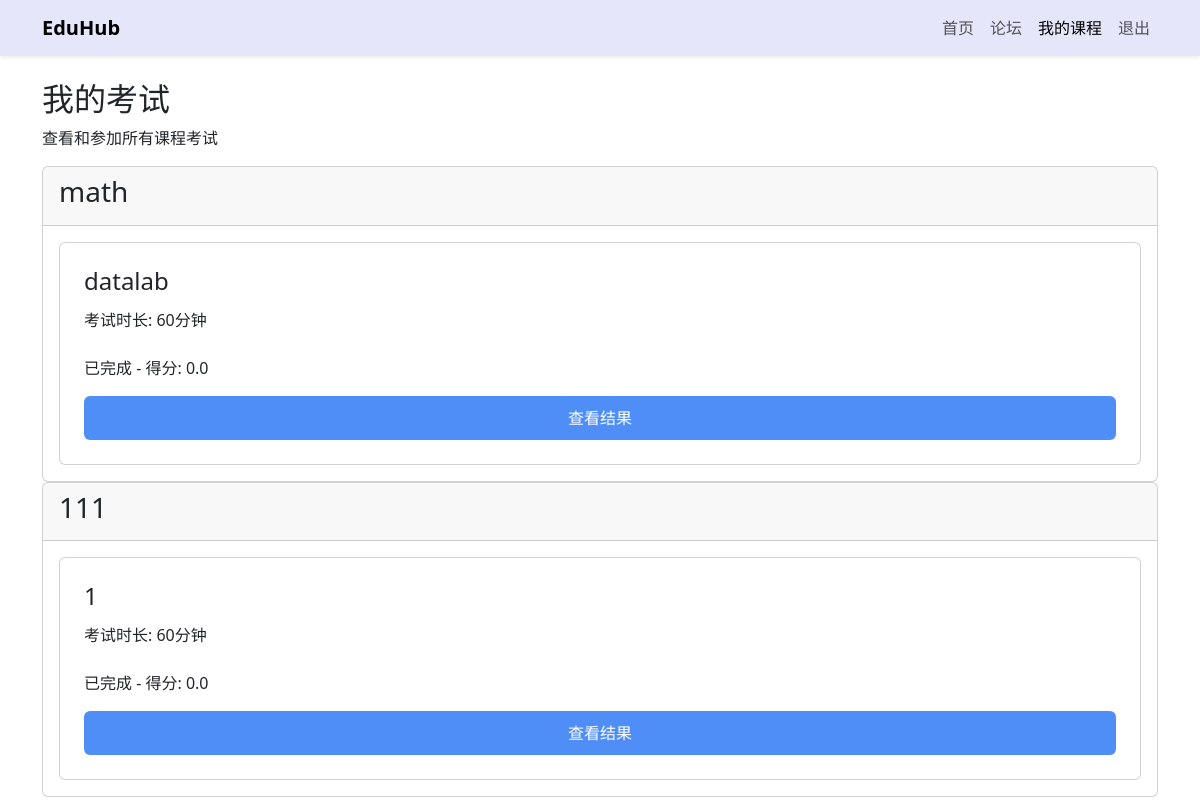
/student/exams (signed in), run on the app's committed database.
### models.py (models this page shows, shortened)
class Course(db.Model):
    id = db.Column(db.Integer, primary_key=True)
    title = db.Column(db.String(100), nullable=False)
    description = db.Column(db.Text)
    video_filename = db.Column(db.String(100), default='')  # 视频文件名
    upload_date = db.Column(db.DateTime, default=datetime.datetime.utcnow)
    teacher_id = db.Column(db.Integer, db.ForeignKey('user.id'), nullable=False)
    exams = db.relationship('Exam', backref='course', lazy=True)
    learning_materials = db.Column(db.Text)  # 存储JSON字符串，包含文件名和说明
    is_ended = db.Column(db.Boolean, default=False)  # 新增：课程是否已结束
    cover_image = db.Column(db.String(200))  # 新增：课程封面图片文件名

class Exam(db.Model):
    id = db.Column(db.Integer, primary_key=True)
    title = db.Column(db.String(100), nullable=False)
    course_id = db.Column(db.Integer, db.ForeignKey('course.id'), nullable=False)
    duration = db.Column(db.Integer, default=60)  # 考试时长（分钟）
    questions = db.relationship('Question', backref='exam', lazy=True)
    exam_results = db.relationship('ExamResult', backref='exam_of_result', lazy=True)

class ExamResult(db.Model):
    id = db.Column(db.Integer, primary_key=True)
    user_id = db.Column(db.Integer, db.ForeignKey('user.id'), nullable=False)
    exam_id = db.Column(db.Integer, db.ForeignKey('exam.id'), nullable=False)
    score = db.Column(db.Float, nullable=False)
    total_possible_score = db.Column(db.Float, nullable=False)
    submission_time = db.Column(db.DateTime, default=datetime.datetime.utcnow)
    answer_json = db.Column(db.Text)  # 新增：存储学生作答
    subjective_score = db.Column(db.Float, default=0)  # 新增：主观题批改分数
    user = db.relationship('User', backref='user_exam_result', lazy=True, overlaps="exam_results,user_exam_result")
    exam = db.relationship('Exam', backref='results', lazy=True, overlaps="exam_of_result,exam_results")

### main.py (the view)
@app.route('/student/exams')
@login_required
def student_exams():
    if current_user.role != 'student':
        abort(403)
    courses = current_user.enrolled_courses
    results_map = {}
    exam_results = ExamResult.query.filter_by(user_id=current_user.id).all()
    for result in exam_results:
        results_map[(result.exam_id, current_user.id)] = result
    return render_template('student_exams.html', courses=courses, results_map=results_map)

### main.py (called while the page is built)
@login_manager.user_loader
def load_user(user_id):
    return User.query.get(int(user_id))

### templates/student_exams.html (shortened to what this page needs)
{% extends "base.html" %}
{% block content %}
<h2>我的考试</h2>
<p>查看和参加所有课程考试</p>
{% for course in courses %}
<div class="card mb-6">
    <div class="card-header">
        <h3 class="font-semibold">{{ course.title }}</h3>
    </div>
    <div class="card-body">
        <div class="grid grid-cols-1 md:grid-cols-2 lg:grid-cols-3 gap-4">
            {% for exam in course.exams %}
            <div class="card p-4">
                <h4 class="font-medium">{{ exam.title }}</h4>
                <p class="text-sm text-gray-500 mt-1">考试时长: {{ exam.duration }}分钟</p>
                {% set result_key = (exam.id, current_user.id) %}
                {% set result = results_map.get(result_key) %}
                {% if result %}
                <div class="mt-2 text-sm text-green-600">
                     已完成 - 得分: {{ result.score }}
                </div>
                <a href="{{ url_for('exam_result', result_id=result.id) }}" class="mt-3 inline-block btn btn-sm btn-secondary">
                    查看结果
                </a>
                {% else %}
                <a href="{{ url_for('take_exam', exam_id=exam.id) }}" class="mt-3 inline-block btn btn-sm">
                    参加考试
                </a>
                {% endif %}
            </div>
            {% else %}
            <div class="card p-4">
                <p class="text-gray-500">暂无考试</p>
            </div>
            {% endfor %}
        </div>
    </div>
</div>
{% endfor %}
{% endblock %}

### static/styles.css (style rules this page uses)
.btn { background-color: #4F8EF7; color: #fff; border: none; padding: 10px 28px; border-radius: 6px; font-size: 16px; cursor: pointer; transition: background 0.2s; }

### data on the page
Course: title "math"
Exam: title "datalab", duration "60"
ExamResult: score "0.0"
Course: title "111"
Exam: title "1", duration "60"
ExamResult: score "0.0"
